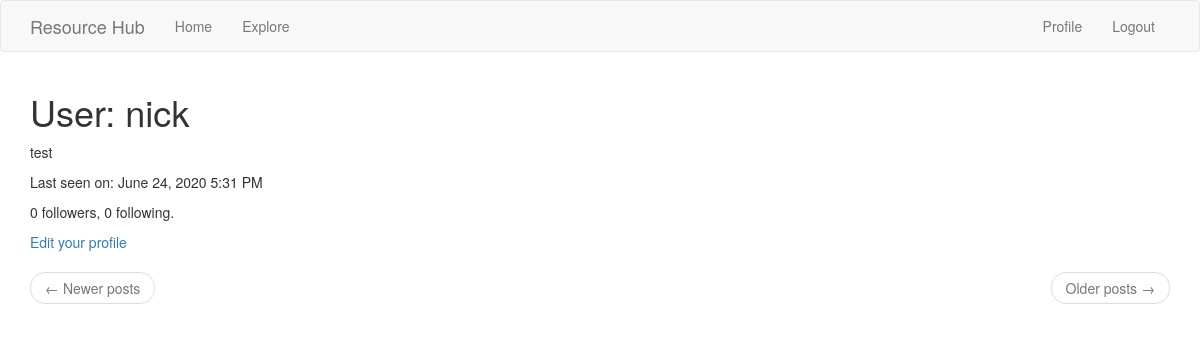
/user/nick (signed in), run on an earlier commit of the app's database.
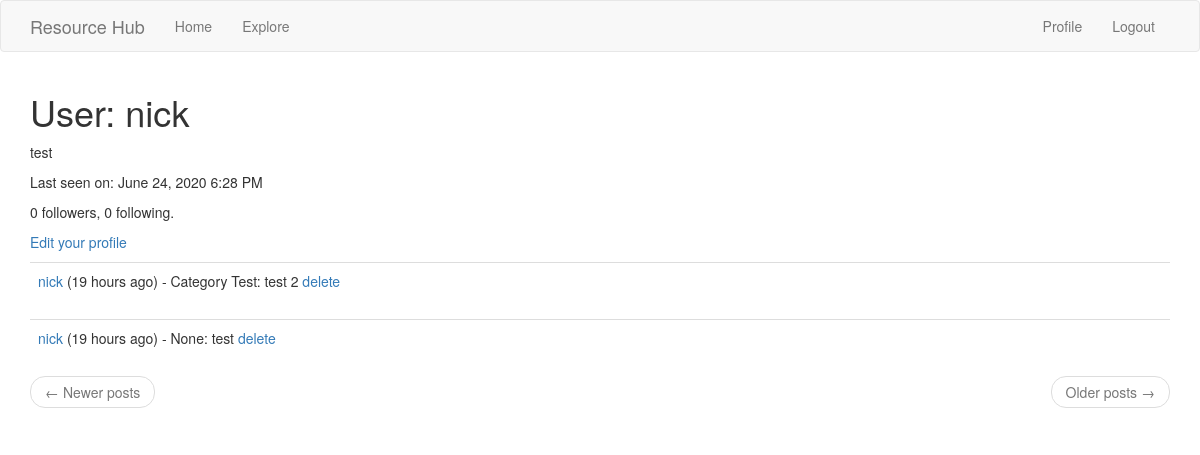
And on a later commit of the database.
### app/models.py (models this page shows, shortened)
class PaginatedAPIMixin(object):
    @staticmethod
    def to_collection_dict(query, page, per_page, endpoint, **kwargs):
        resources = query.paginate(page, per_page, False)
        data = {
            'items': [item.to_dict() for item in resources.items],
            '_meta': {
                'page': page,
                'per_page': per_page,
                'total_pages': resources.pages,
                'total_items': resources.total
            },
            '_links': {
                'self': url_for(endpoint, page=page, per_page=per_page,
                                **kwargs),
                'next': url_for(endpoint, page=page + 1, per_page=per_page,
                                **kwargs) if resources.has_next else None,
                'prev': url_for(endpoint, page=page - 1, per_page=per_page,
                                **kwargs) if resources.has_prev else None
            }
        }
        return data

class User(UserMixin, PaginatedAPIMixin, db.Model):
    id = db.Column(db.Integer, primary_key=True)
    username = db.Column(db.String(64), index=True, unique=True)
    email = db.Column(db.String(120), index=True, unique=True)
    password_hash = db.Column(db.String(128))
    posts = db.relationship('Post', backref='author', lazy='dynamic')
    about_me = db.Column(db.String(140))
    last_seen = db.Column(db.DateTime, default=datetime.utcnow)
    token = db.Column(db.String(32), index=True, unique=True)
    token_expiration = db.Column(db.DateTime)
    followed = db.relationship(
        'User', secondary=followers,
        primaryjoin=(followers.c.follower_id == id),
        secondaryjoin=(followers.c.followed_id == id),
        backref=db.backref('followers', lazy='dynamic'), lazy='dynamic')

class Post(db.Model):
    id = db.Column(db.Integer, primary_key=True)
    body = db.Column(db.String(140))
    category = db.Column(db.String(25), nullable=True)
    eventdate = db.Column(db.DateTime, default=datetime.utcnow)
    timestamp = db.Column(db.DateTime, index=True, default=datetime.utcnow)
    user_id = db.Column(db.Integer, db.ForeignKey('user.id'))
    image = db.Column(db.String(255), nullable = True)

### app/main/routes.py (the view)
@bp.route('/user/<username>')
@login_required
def user(username):
    user = User.query.filter_by(username=username).first_or_404()
    page = request.args.get('page', 1, type=int)
    posts = user.posts.order_by(Post.timestamp.desc()).paginate(
        page, current_app.config['POSTS_PER_PAGE'], False)
    next_url = url_for('main.user', username=user.username,
                       page=posts.next_num) if posts.has_next else None
    prev_url = url_for('main.user', username=user.username,
                       page=posts.prev_num) if posts.has_prev else None
    form = EmptyForm()
    return render_template('user.html', user=user, posts=posts.items,next_url=next_url, prev_url=prev_url, form=form)

### app/main/routes.py (called while the page is built)
@bp.before_app_request
def before_request():
    if current_user.is_authenticated:
        current_user.last_seen = datetime.utcnow()
        db.session.commit()

### app/models.py (called while the page is built)
@login.user_loader
def load_user(id):
    return User.query.get(int(id))

### app/templates/user.html (shortened to what this page needs)
{% extends "base.html" %}
{% block app_content %}
    <td>
      <h1>User: {{ user.username }}</h1>
      {% if user.about_me %}<p>{{ user.about_me }}</p>{% endif %}
      {% if user.last_seen %}<p>Last seen on: {{ moment(user.last_seen).format('LLL') }}</p>{% endif %}
      <p>{{ user.followers.count() }} followers, {{ user.followed.count() }} following.</p>
      {% if user == current_user %}
      <p><a href="{{ url_for('main.edit_profile') }}">Edit your profile</a></p>
      {% endif %}
      {% for post in posts %}
          {% include '_post.html' %}
      {% endfor %}
      <nav aria-label="...">
          <ul class="pager">
              <li class="previous{% if not prev_url %} disabled{% endif %}">
                  <a href="{{ prev_url or '#' }}">
                      <span aria-hidden="true">←</span> Newer posts
                  </a>
              </li>
              <li class="next{% if not next_url %} disabled{% endif %}">
                  <a href="{{ next_url or '#' }}">
                      Older posts <span aria-hidden="true">→</span>
                  </a>
              </li>
          </ul>
      </nav>
{% endblock %}

### app/templates/base.html (shortened to what this page needs)
{% extends 'bootstrap/base.html' %}
{% block navbar %}
    <html lang="en">
    <nav class="navbar navbar-default">
        <div class="container">
            <div class="navbar-header">
                <a class="navbar-brand" href="{{ url_for('main.index') }}">Resource Hub</a>
            </div>
            <div class="collapse navbar-collapse" id="bs-example-navbar-collapse-1">
                <ul class="nav navbar-nav">
                    {% if current_user.is_anonymous %}
                    <li><a href="{{ url_for('main.index') }}">Home</a></li>
                    {% else %}
                    <li><a href="{{ url_for('main.index') }}">Home</a></li>
                    <li><a href="{{ url_for('main.explore') }}">Explore</a></li>
                    {% endif %}
                </ul>
                <ul class="nav navbar-nav navbar-right">
                    {% if current_user.is_anonymous %}
                    <li><a href="{{ url_for('auth.login') }}">Login</a></li>
                    {% else %}
                    <li><a href="{{ url_for('main.user', username=current_user.username) }}">Profile</a></li>
                    <li><a href="{{ url_for('auth.logout') }}">Logout</a></li>
                    {% endif %}
                </ul>
            </div>
        </div>
    </nav>
{% endblock %}
{% block content %}
    <div class="container">
{% block app_content %}
{% endblock %}
    </div>
{% endblock %}

### app/templates/_post.html (shortened to what this page needs)
<table class="table table-hover">
        <tr>
            <td>
            {{ user_link }} ({{ moment(post.eventdate).fromNow() }}) - {{post.category}}: {{ post.body }}
            {% if post.author.username == current_user.username %}
                 <a href="{{ url_for('main.deletenote', id=post.id) }}">delete</a>
            {% endif %}
            </td>
        </tr>
    </table>

What changed in the data, as far as the page shows it:
changed User "nick": last_seen "June 24, 2020 5:31 PM" → "June 24, 2020 6:28 PM"
added Post: user_link "nick", eventdate "19 hours ago", category "Category Test", body "test 2"
added Post: user_link "nick", eventdate "19 hours ago", category "None", body "test"
